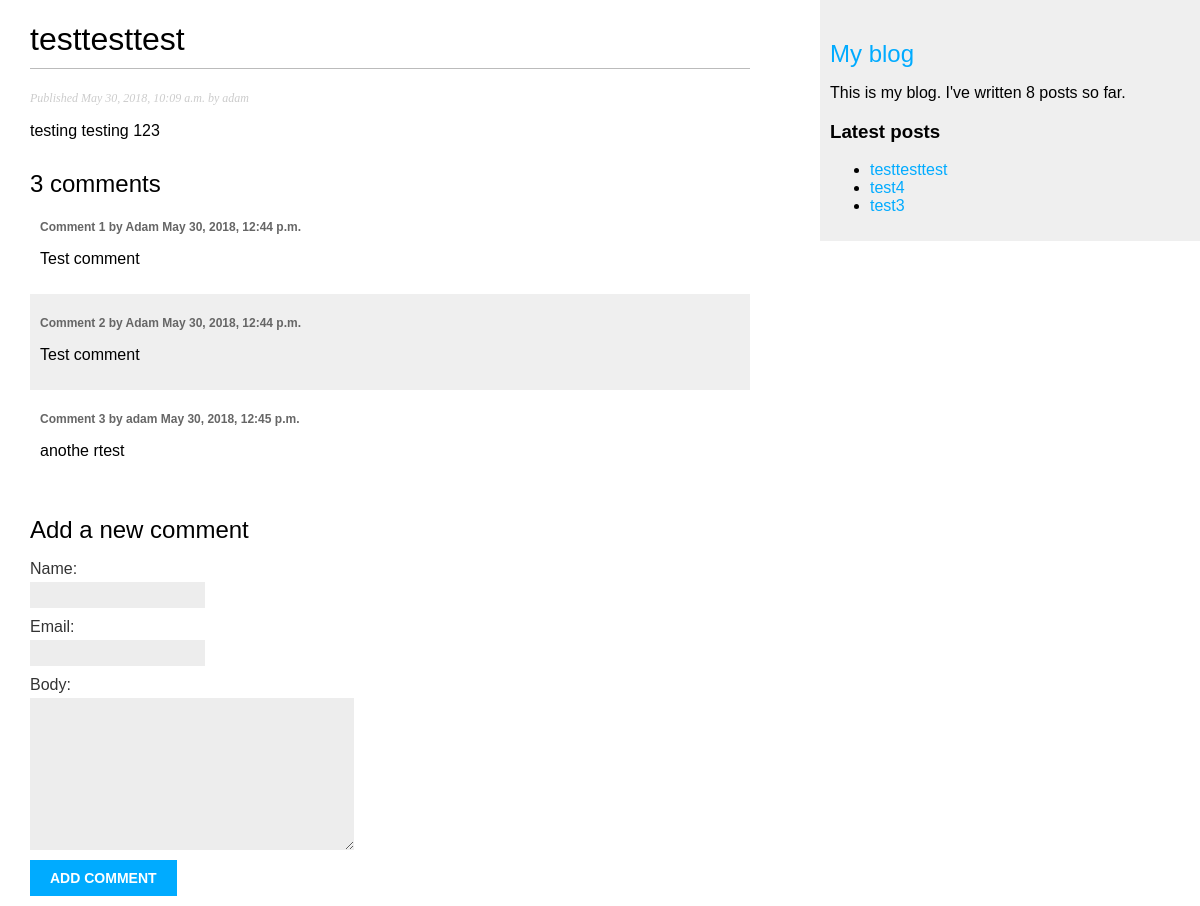
/blog/2018/05/30/testtesttest/, run on the app's committed database.
### blog/models.py (models this page shows, shortened)
class Post(models.Model):
    STATUS_CHOICES = (
        ('draft', 'Draft'),
        ('published', 'Published'),
    )
    title = models.CharField(max_length=250)
    slug = models.SlugField(max_length=250, unique_for_date='publish')
    author = models.ForeignKey(User, related_name='blog_posts')
    body = models.TextField()
    publish = models.DateTimeField(default=timezone.now)
    created = models.DateTimeField(auto_now_add=True)
    updated = models.DateTimeField(auto_now=True)
    status = models.CharField(max_length=10,
                            choices=STATUS_CHOICES,
                            default='draft')
    tags = TaggableManager()
    objects = models.Manager()
    published = PublishedManager()
    class Meta:
        ordering = ('-publish',)
    def get_absolute_url(self):
        return reverse(
            'blog:post_detail',
            args=[
                self.publish.year,
                self.publish.strftime('%m'),
                self.publish.strftime('%d'),
                self.slug
            ]
        )

class Comment(models.Model):
    post = models.ForeignKey(Post, related_name='comments')
    name = models.CharField(max_length=80)
    email = models.EmailField()
    body = models.TextField()
    created = models.DateTimeField(auto_now_add=True)
    updated = models.DateTimeField(auto_now=True)
    active = models.BooleanField(default=True)
    class Meta:
        ordering = ('created',)

### blog/views.py (the view)
def post_detail(request, year, month, day, post):
    post = get_object_or_404(
        Post,
        slug=post,
        status='published',
        publish__year=year,
        publish__month=month,
        publish__day=day
    )
    comments = post.comments.filter(active=True)
    if request.method == 'POST':
        comment_form = CommentForm(data=request.POST)
        if comment_form.is_valid():
            new_comment = comment_form.save(commit=False)
            new_comment.post = post
            new_comment.save()
    else:
        comment_form = CommentForm()
    return render(
        request,
        'blog/post/detail.html',
        {'post': post, 'comments': comments, 'comment_form': comment_form},
    )

### blog/forms.py
class CommentForm(forms.ModelForm):
    class Meta:
        model = Comment
        fields = ('name', 'email', 'body')

### blog/models.py (called while the page is built)
    def get_queryset(self):
        return super(PublishedManager, self).get_queryset() \
                                            .filter(status='published')

### blog/templatetags/blog_tags.py (called while the page is built)
@register.simple_tag
def total_posts():
    return Post.published.count()

@register.inclusion_tag('blog/post/latest_posts.html')
def show_latest_posts(count=5):
    latest_posts = Post.published.order_by('-publish')[:count]
    return {'latest_posts': latest_posts}

### blog/templates/blog/post/detail.html (shortened to what this page needs)
{% extends "blog/base.html" %}
{% block content %}
    <h1>{{ post.title }}</h1>
    <p class="date">
        Published {{ post.publish }} by {{ post.author }}
    </p>
    {{ post.body|linebreaks }}
    {% with comments.count as total_comments %}
    <h2>
        {{ total_comments }} comment{{ total_comments|pluralize }}
    </h2>
    {% endwith %}
    {% for comment in comments %}
        <div class="comment">
            <p class="info">
                Comment {{ forloop.counter }} by {{ comment.name }}
                {{ comment.created }}
            </p>
            {{ comment.body|linebreaks }}
        </div>
    {% empty %}
        <p>There are no comments yet.</p>
    {% endfor %}
    {% if new_comment %}
        <h2>Your comment has been added!</h2>
    {% else %}
        <h2>Add a new comment</h2>
        <form action="." method="post">
            {{ comment_form.as_p }}
            <p><input type="submit" value="Add comment"></p>
        </form>
    {% endif %}
{% endblock %}

### blog/templates/blog/post/latest_posts.html
<ul>
    {% for post in latest_posts %}
    <li>
        <a href="{{ post.get_absolute_url }}">{{ post.title }}</a>
    </li>
    {% endfor %}
</ul>

### blog/static/css/blog.css (style rules this page uses)
body { margin:0; padding:0; font-family:helvetica, sans-serif; }
a { color:#00abff; text-decoration:none; }
h1 { font-weight:normal; border-bottom:1px solid #bbb; padding:0 0 10px 0; }
h2 { font-weight:normal; margin:30px 0 0; }
p.date { color:#ccc; font-family: georgia, serif; font-size: 12px; font-style: italic; }
label { float:left; clear:both; color:#333; margin-bottom:4px; }
input, textarea { clear:both; float:left; margin:0 0 10px; background:#ededed; border:0; padding:6px 10px; font-size:12px; }
input[type=submit] { font-weight:bold; background:#00abff; color:#fff; padding:10px 20px; font-size:14px; text-transform:uppercase; }
.comment { padding:10px; }
.comment:nth-child(even) { background:#efefef; }
.comment .info { font-weight:bold; font-size:12px; color:#666; }

### data on the page
Post: title "testtesttest", publish "May 30, 2018, 10:09 a.m.", author "adam", body "testing testing 123"
Comment: name "Adam", created "May 30, 2018, 12:44 p.m.", body "Test comment"
Comment: name "Adam", created "May 30, 2018, 12:44 p.m.", body "Test comment"
Comment: name "adam", created "May 30, 2018, 12:45 p.m.", body "anothe rtest"
Post: title "test4"
Post: title "test3"

### other printed values
{{ total_comments }} "3"
